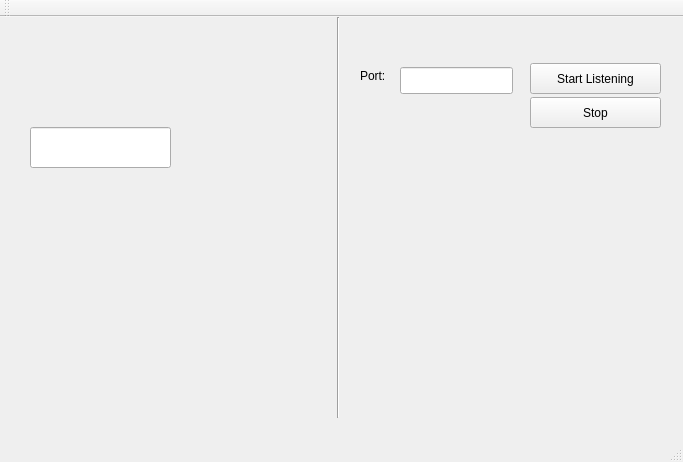
<?xml version="1.0" encoding="UTF-8"?>
<ui version="4.0">
 <class>MainWindow</class>
 <widget class="QMainWindow" name="MainWindow">
  <property name="geometry">
   <rect>
    <x>0</x>
    <y>0</y>
    <width>683</width>
    <height>462</height>
   </rect>
  </property>
  <property name="windowTitle">
   <string>MainWindow</string>
  </property>
  <widget class="QWidget" name="centralWidget">
   <widget class="QPushButton" name="startListening_pushButton">
    <property name="geometry">
     <rect>
      <x>530</x>
      <y>46</y>
      <width>131</width>
      <height>31</height>
     </rect>
    </property>
    <property name="text">
     <string>Start Listening</string>
    </property>
   </widget>
   <widget class="QPushButton" name="stop_pushButton">
    <property name="geometry">
     <rect>
      <x>530</x>
      <y>80</y>
      <width>131</width>
      <height>31</height>
     </rect>
    </property>
    <property name="text">
     <string>Stop</string>
    </property>
   </widget>
   <widget class="Line" name="line">
    <property name="geometry">
     <rect>
      <x>330</x>
      <y>0</y>
      <width>16</width>
      <height>401</height>
     </rect>
    </property>
    <property name="orientation">
     <enum>Qt::Vertical</enum>
    </property>
   </widget>
   <widget class="QLineEdit" name="lineEdit">
    <property name="geometry">
     <rect>
      <x>30</x>
      <y>110</y>
      <width>141</width>
      <height>41</height>
     </rect>
    </property>
   </widget>
   <widget class="QLineEdit" name="lineEdit_2">
    <property name="geometry">
     <rect>
      <x>400</x>
      <y>50</y>
      <width>113</width>
      <height>27</height>
     </rect>
    </property>
   </widget>
   <widget class="QLabel" name="label">
    <property name="geometry">
     <rect>
      <x>360</x>
      <y>50</y>
      <width>41</width>
      <height>17</height>
     </rect>
    </property>
    <property name="text">
     <string>Port: </string>
    </property>
   </widget>
  </widget>
  <widget class="QMenuBar" name="menuBar">
   <property name="geometry">
    <rect>
     <x>0</x>
     <y>0</y>
     <width>683</width>
     <height>25</height>
    </rect>
   </property>
  </widget>
  <widget class="QToolBar" name="mainToolBar">
   <attribute name="toolBarArea">
    <enum>TopToolBarArea</enum>
   </attribute>
   <attribute name="toolBarBreak">
    <bool>false</bool>
   </attribute>
  </widget>
  <widget class="QStatusBar" name="statusBar"/>
 </widget>
 <layoutdefault spacing="6" margin="11"/>
 <resources/>
 <connections/>
</ui>
